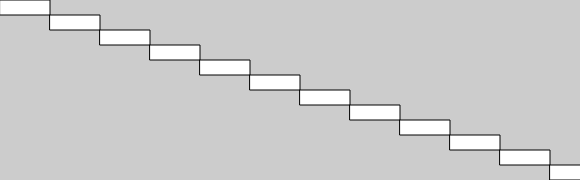
Frame 1 (no input)
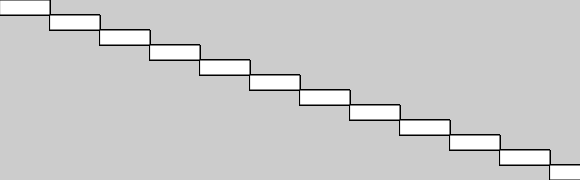
Frame 60 (no input)
Frame 120 (the mouse pressed at the canvas centre since frame 60): identical to frame 60, image omitted

The p5.js sketch that drew these frames (run headless with seeded random() and noise() and a simulated clock; from frame 60 on, the mouse is pressed at the canvas centre):

// p5.js sketch
// ── sketch.js
var x = 1;
var y = 50;
var d = 15;

function setup() {
  createCanvas(580, 180);
  background(204);
}

function draw(){
  for(var i=0; i<13; i++){
    rect(i*y, i*d, 50, d);
}
}
